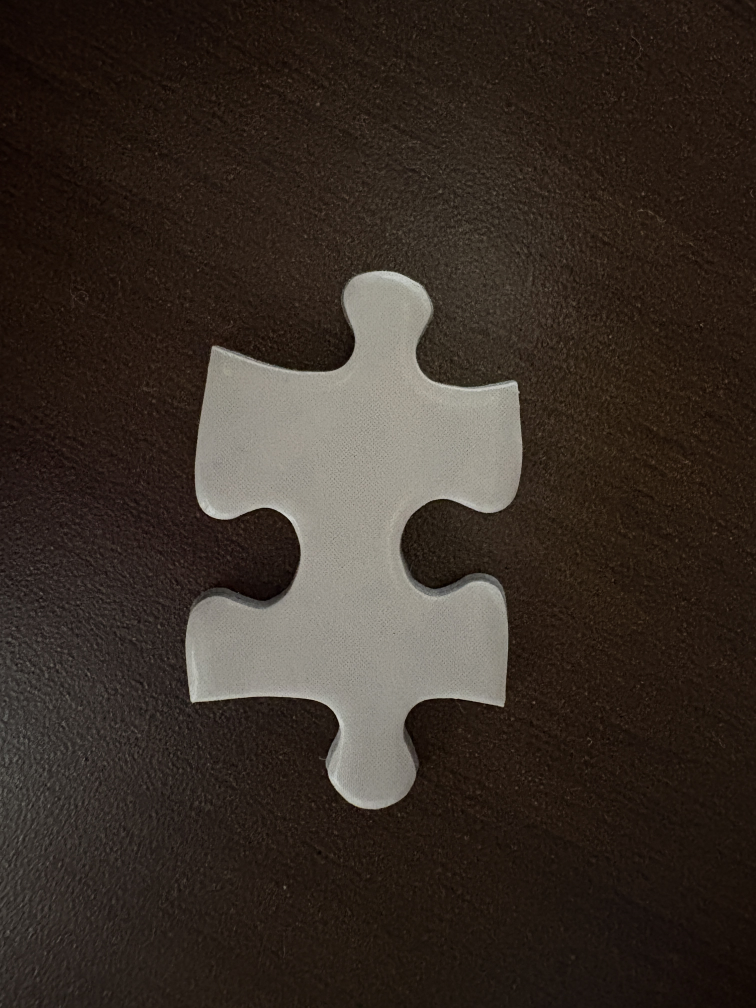
#> input picture pieces/piece_001.jpg, 3024 x 4032 px (shown at 1/4 size); its folder holds only this picture in this run
$ python solver.py
#> lines starting #> are read from the running program, lines starting #| are printed output that depends on the picture; after the words box and inside, x2 and y2 are one past the last pixel; in counts of white or black regions, pixels touching at a corner belong together
import cv2
import numpy as np
import os
import glob
from scipy.spatial.distance import cdist

def get_four_corners(contour):
    rect = cv2.minAreaRect(contour)
    box = cv2.boxPoints(rect)
    box = np.int32(box)

    indices = []
    for p in box:
        diff = contour[:, 0, :] - p
        dist = np.sum(diff**2, axis=1)
        closest_idx = np.argmin(dist)
        indices.append(closest_idx)

    indices = sorted(indices)
    ordered_corners = [contour[i][0] for i in indices]
    return np.array(ordered_corners), indices

def extract_side(contour, start_idx, end_idx):
    if end_idx < start_idx:
        side = np.vstack((contour[start_idx:], contour[:end_idx+1]))
    else:
        side = contour[start_idx:end_idx+1]
    return side[:, 0, :]

def normalize_side(side, num_points=50):
    diffs = side[1:] - side[:-1]
    dists = np.sqrt(np.sum(diffs**2, axis=1))
    cum_dist = np.insert(np.cumsum(dists), 0, 0)
    total_dist = cum_dist[-1]

    if total_dist == 0:
        return np.zeros((num_points, 2))

    x = side[:, 0]
    y = side[:, 1]

    new_dists = np.linspace(0, total_dist, num_points)
    new_x = np.interp(new_dists, cum_dist, x)
    new_y = np.interp(new_dists, cum_dist, y)

    resampled = np.column_stack((new_x, new_y))

    start = resampled[0]
    end = resampled[-1]

    resampled -= start

    dx = end[0] - start[0]
    dy = end[1] - start[1]
    angle = np.arctan2(dy, dx)

    c, s = np.cos(-angle), np.sin(-angle)
    R = np.array([[c, -s], [s, c]])

    rotated = np.dot(resampled, R.T)

    scale = 1.0 / np.sqrt(dx**2 + dy**2)
    normalized = rotated * scale

    return normalized

def is_flat(norm_side, threshold=0.05):
    # Check max deviation from y=0
    max_dev = np.max(np.abs(norm_side[:, 1]))
    return max_dev < threshold

def process_piece(filename, img):
    gray = cv2.cvtColor(img, cv2.COLOR_BGR2GRAY)
    _, thresh = cv2.threshold(gray, 0, 255, cv2.THRESH_BINARY + cv2.THRESH_OTSU)
    contours, _ = cv2.findContours(thresh, cv2.RETR_EXTERNAL, cv2.CHAIN_APPROX_SIMPLE)

    if not contours:
        return None

    cnt = max(contours, key=cv2.contourArea)
    corners, corner_indices = get_four_corners(cnt)

    sides = []
    for i in range(4):
        start = corner_indices[i]
        end = corner_indices[(i+1)%4]
        raw_side = extract_side(cnt, start, end)
        norm_side = normalize_side(raw_side)
        sides.append({
            "raw": raw_side,
            "norm": norm_side,
            "side_idx": i,
            "is_flat": is_flat(norm_side)
        })

    return {
        "filename": filename,
        "sides": sides,
        "img": img # Keep image for visualization
    }

def main():
    pieces_dir = "pieces"
    image_files = glob.glob(os.path.join(pieces_dir, "*.jpg"))
    print(f"Found {len(image_files)} images.")

    pieces_data = []
    for f in image_files:
        img = cv2.imread(f)
#> img is the input picture: shape (4032, 3024, 3); mean B, G, R 38.3, 45.9, 55.8
        if img is None: continue
        name = os.path.basename(f)
        res = process_piece(name, img)
#> in process_piece, `_, thresh = cv2.threshold(gray, 0, 255, cv2.THRESH_BINARY + cv2.THRESH..`:
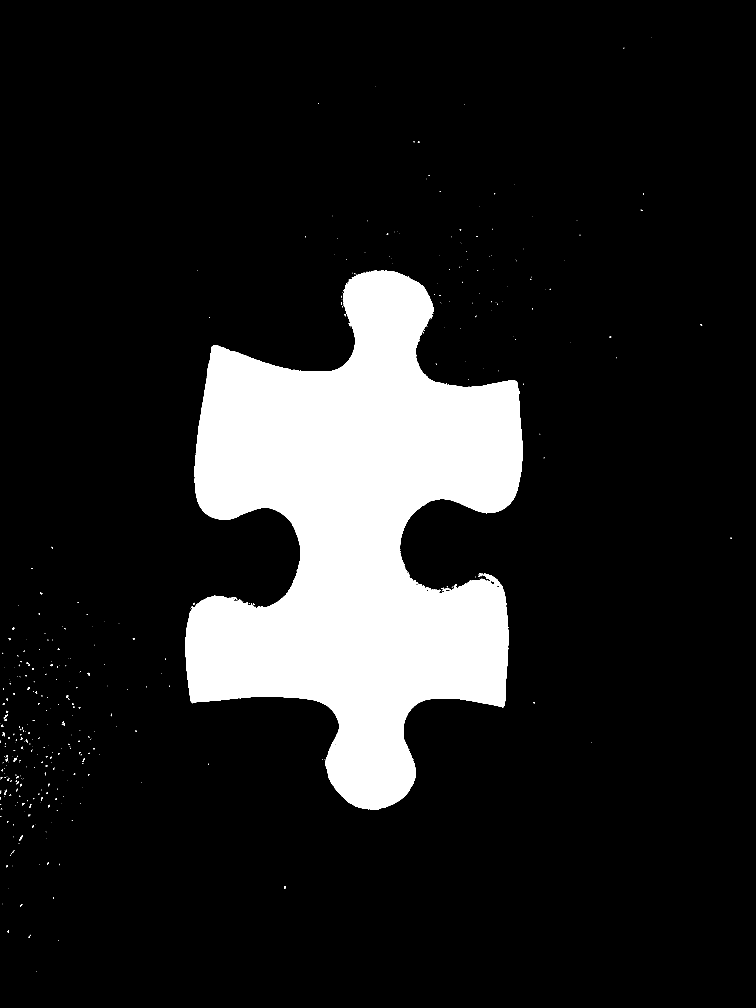
#> thresh: shape (4032, 3024) (shown at 1/4 size); 13.5% white; 460 white regions (383 under 20 px)
#> in process_piece, `contours, _ = cv2.findContours(thresh, cv2.RETR_EXTERNAL, cv2.CHAIN_AP..`: contours = 458 contours, 412 with area under 20; largest, box (x1, y1, x2, y2) and area: (741, 1080, 2091, 3238) 1641844, (1771, 2352, 1798, 2364) 98, (54, 3031, 68, 3047) 82, (77, 3341, 90, 3362) 69, (15, 2858, 32, 2874) 68
#> in process_piece, `cnt = max(contours, key=cv2.contourArea)`: cnt = contour of 3885 points, box (x1, y1, x2, y2) (741, 1080, 2091, 3238), area 1641844
#> in get_four_corners, `rect = cv2.minAreaRect(contour)`: rect = ((1412.8, 2151.3), (2155.8, 1304.8), -86)
#> in get_four_corners, `box = cv2.boxPoints(rect)`: box = [[1988.4, 3272.1], [686.8, 3181.1], [837.2, 1030.6], [2138.8, 1121.6]]
#> in get_four_corners, `box = np.int32(box)`: box = [[1988, 3272], [686, 3181], [837, 1030], [2138, 1121]]
#> the loop in get_four_corners, `for p in box:` made 4 passes
#> (p, closest_idx) on passes 1 to 4: ([1988, 3272], 2034), ([686, 3181], 1518), ([837, 1030], 561), ([2138, 1121], 3415)
#> after the loop in get_four_corners, `for p in box:`: indices = [2034, 1518, 561, 3415]
#> in get_four_corners, `indices = sorted(indices)`: indices = [561, 1518, 2034, 3415]
#> in get_four_corners, `ordered_corners = [contour[i][0] for i in indices]`: ordered_corners = [[852, 1383], [769, 2811], [1654, 3131], [2056, 1521]]
#> in process_piece, `corners, corner_indices = get_four_corners(cnt)`: corners has the same summary as ordered_corners in get_four_corners; corner_indices = [561, 1518, 2034, 3415]
#> the loop in process_piece, `for i in range(4):` made 4 passes
#> (total_dist in normalize_side, dx in normalize_side, dy in normalize_side, angle in normalize_side, c in normalize_side, s in normalize_side) on passes 1 to 4: (2440.5, -83, 1428, 1.63, -0.058, -0.998), (1380.5, 885, 320, 0.347, 0.94, -0.34), (3424.9, 402, -1610, -1.33, 0.242, 0.97), (2332.5, -1204, -138, -3.03, -0.993, 0.114)
#> after the loop in process_piece, `for i in range(4):`: sides = 4 items
#> res = 3 items
        if res:
            for side in res['sides']:
                side['norm_rev'] = normalize_side(side['raw'][::-1])
#> this loop made 4 passes
#> (total_dist in normalize_side, start in normalize_side, end in normalize_side, dx in normalize_side, dy in normalize_side, angle in normalize_side, c in normalize_side, s in normalize_side) on passes 1 to 4: (2440.5, [769, 2811], [852, 1383], 83, -1428, -1.51, 0.058, 0.998), (1380.5, [1654, 3131], [769, 2811], -885, -320, -2.79, -0.94, 0.34), (3424.9, [2056, 1521], [1654, 3131], -402, 1610, 1.82, -0.242, -0.97), (2332.5, [852, 1383], [2056, 1521], 1204, 138, 0.114, 0.993, -0.114)
            pieces_data.append(res)

    print(f"Processed {len(pieces_data)} pieces.")
#| Processed 1 pieces.

    matches = []
    for i in range(len(pieces_data)):
        p1 = pieces_data[i]
        for j in range(i+1, len(pieces_data)):
            p2 = pieces_data[j]

            for s1 in p1['sides']:
                for s2 in p2['sides']:
                    # Skip if both are flat
                    if s1['is_flat'] and s2['is_flat']:
                        continue

                    dist = np.sum((s1['norm'] - s2['norm_rev'])**2)

                    matches.append({
                        "p1": p1['filename'],
                        "s1": s1['side_idx'],
                        "p2": p2['filename'],
                        "s2": s2['side_idx'],
                        "score": dist
                    })
#> this loop made 1 pass
#> after the loop, matches = []

    matches.sort(key=lambda x: x['score'])

    print("Top 20 Non-Flat Matches:")
    with open("matches.txt", "w") as f:
        for m in matches[:50]:
            line = f"{m['p1']} (Side {m['s1']}) - {m['p2']} (Side {m['s2']}) : Score {m['score']:.4f}"
            print(line)
            f.write(line + "\n")
#> this loop made 0 passes

    # Visualize top match
    if matches:
        top = matches[0]
        print(f"Visualizing top match: {top['p1']} vs {top['p2']}")

        # Draw the normalized curves
        # Create a blank image
        vis = np.zeros((400, 800, 3), dtype=np.uint8)

        # Get the normalized curves
        # Find the piece objects
        p1_obj = next(p for p in pieces_data if p['filename'] == top['p1'])
        p2_obj = next(p for p in pieces_data if p['filename'] == top['p2'])

        s1_norm = p1_obj['sides'][top['s1']]['norm']
        s2_norm_rev = p2_obj['sides'][top['s2']]['norm_rev']

        # Scale and shift for visualization
        # s1: left side (0-400 width)
        # s2: right side (400-800 width)

        def draw_curve(img, curve, offset_x, offset_y, color):
            # curve is Nx2, values approx 0-1 (x) and -0.3 to 0.3 (y)
            # Scale x by 300, y by 300
            pts = []
            for pt in curve:
                x = int(pt[0] * 300 + offset_x)
                y = int(pt[1] * 300 + offset_y)
                pts.append((x, y))

            for i in range(len(pts)-1):
                cv2.line(img, pts[i], pts[i+1], color, 2)

        draw_curve(vis, s1_norm, 50, 200, (0, 255, 0)) # Green
        draw_curve(vis, s2_norm_rev, 50, 200, (0, 0, 255)) # Red (Overlaid)

        # Also draw them side by side
        draw_curve(vis, s1_norm, 450, 100, (0, 255, 0))
        draw_curve(vis, s2_norm_rev, 450, 300, (0, 0, 255))

        cv2.imwrite("match_vis.jpg", vis)
        print("Saved match_vis.jpg")

if __name__ == "__main__":
    main()
